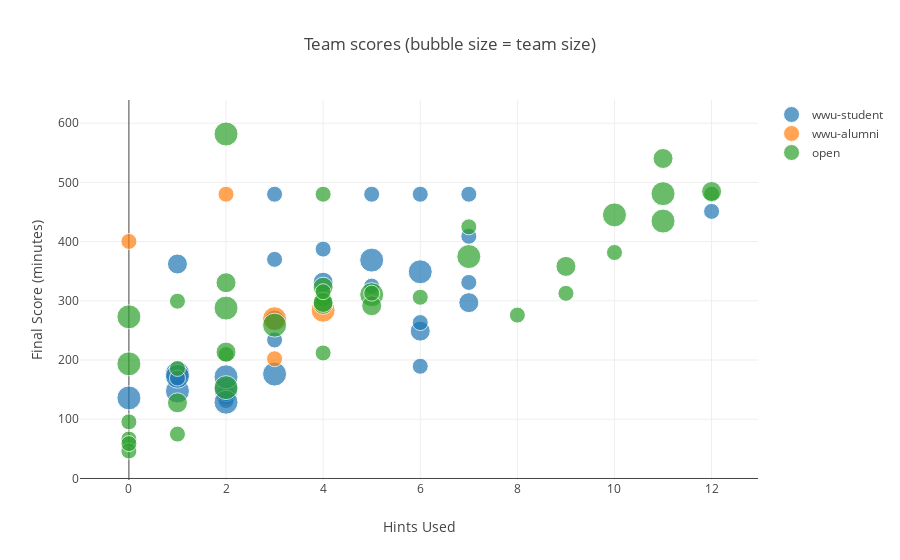

The cell this chart's notebook holds for it:
### Code cell
# Plot team, sizes, hints used, and scores.
team_data = defaultdict(lambda: {
    'x': [],
    'y': [],
    'size': [],
})

for i, team in enumerate(teams):
    division = team.get('division')
    td = team_data[division]
    td['x'].append(team['hints_used'])
    td['y'].append(team['final_score'] / 60)
    td['size'].append(team['size']*4)
    
team_traces = []
for division, td in team_data.items():
    team_traces.append(go.Scatter(
        name = division,
        x = td['x'],
        y = td['y'],
        mode = 'markers',
        marker = dict(
            sizemode = 'diameter',
            size = td['size']
        )
    ))
    
layout = go.Layout(
    title='Team scores (bubble size = team size)',
    xaxis=dict(title='Hints Used'),
    yaxis=dict(title='Final Score (minutes)'),
    hovermode='closest',
)
fig = dict(data=team_traces, layout=layout)

iplot(fig)

### Figure 1 — Plotly figure (JSON) as saved in the notebook; plotly's stock layout.template omitted (floating-point values rounded to 4 significant figures)
{"data": [{"marker": {"size": [24, 24, 16, 20, 16, 16, 16, 20, 20, 16, 24, 16, 20, 24, 24, 24, 16, 16, 24, 16, 16, 20, 24, 24, 16, 20, 24, 16, 16, 16, 16], "sizemode": "diameter"}, "mode": "markers", "name": "wwu-student", "type": "scatter", "x": [0, 1, 4, 2, 7, 3, 2, 7, 4, 6, 1, 5, 6, 2, 2, 1, 6, 5, 5, 6, 3, 1, 6, 2, 1, 3, 3, 7, 7, 12, 3], "y": [136, 147.6, 387.3, 140.7, 480, 370.0, 131.6, 296.9, 331.5, 480, 177.5, 480, 248.8, 150.2, 171.7, 172.6, 263.2, 324.9, 368.7, 189.5, 480, 362.2, 349, 128.8, 169.5, 267.4, 176.3, 409, 331, 451.0, 233.9]}, {"marker": {"size": [16, 16, 24, 16, 24], "sizemode": "diameter"}, "mode": "markers", "name": "wwu-alumni", "type": "scatter", "x": [2, 3, 4, 0, 3], "y": [480, 202.1, 284.2, 400.3, 269.8]}, {"marker": {"size": [16, 16, 16, 20, 24, 20, 16, 16, 16, 24, 24, 16, 24, 24, 20, 20, 16, 24, 16, 24, 24, 16, 16, 16, 20, 20, 16, 16, 24, 20, 16, 20, 20, 24, 24, 16, 16, 16, 20, 16], "sizemode": "diameter"}, "mode": "markers", "name": "open", "type": "scatter", "x": [8, 0, 2, 1, 2, 2, 0, 7, 0, 3, 7, 9, 5, 11, 2, 5, 12, 10, 5, 2, 2, 4, 1, 6, 9, 4, 1, 4, 0, 4, 0, 11, 4, 0, 11, 1, 10, 4, 12, 4], "y": [275.9, 95.6, 209.2, 127.8, 153.4, 330.6, 66.53, 424.9, 46.38, 258.9, 374.8, 312.6, 310.4, 434.6, 213.4, 291.7, 480, 445.1, 312.9, 287.7, 581.7, 302.5, 185.8, 306.0, 358.1, 294.0, 74.9, 480, 272.9, 323.0, 58.82, 540.4, 297.3, 193.6, 480.9, 299.4, 381.6, 315.4, 484.6, 211.9]}], "layout": {"hovermode": "closest", "title": "Team scores (bubble size = team size)", "xaxis": {"title": "Hints Used"}, "yaxis": {"title": "Final Score (minutes)"}}}
